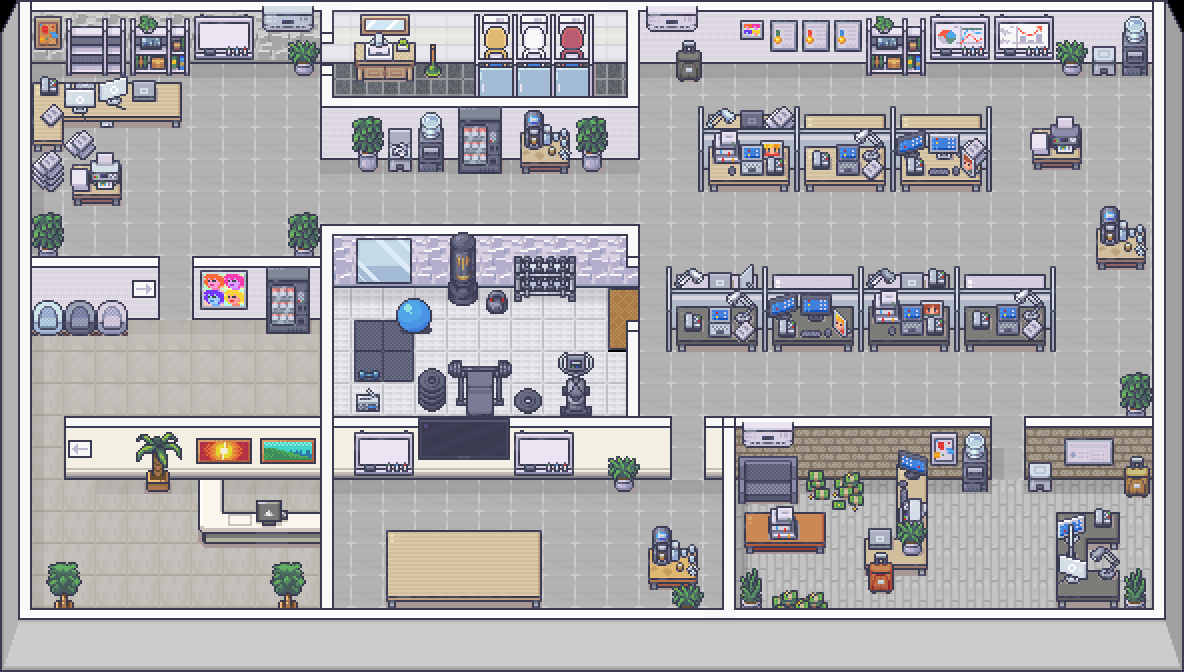

This is a level from a 2D game, rendered from its Tiled map with the project's own tilesets. A one-line summary and the map file follow, with tile-layer data summarised:
An orthogonal 37x21 tile map with 32x32 px tiles, 6 tile layers (WallAndFloor, Furniture0, Furniture1, Furniture2, ...), 9 tilesets and 115 objects (station:station.seat-01, station:station.seat-02, station:station.seat-03, station:station.seat-04, station:station.seat-05, ...).

<map version="1.10" tiledversion="1.12.2" orientation="orthogonal" renderorder="right-down" width="37" height="21" tilewidth="32" tileheight="32" infinite="0" nextlayerid="10" nextobjectid="1000">
 <tileset firstgid="1" source="tilesets/Room_Builder_32x32.tsx" />
 <tileset firstgid="8589" source="tilesets/Room_Builder_Office_32x32.tsx" />
 <tileset firstgid="8813" source="tilesets/Generic_Home_1_Layer_1_32x32.tsx" />
 <tileset firstgid="8995" source="tilesets/8_Gym_32x32.tsx" />
 <tileset firstgid="9523" source="tilesets/Modern_Office_32x32.tsx" />
 <tileset firstgid="10371" source="tilesets/3_Bathroom_32x32.tsx" />
 <tileset firstgid="11267" source="tilesets/1_Generic_32x32.tsx" />
 <tileset firstgid="12515" source="tilesets/23_Television_and_Film_Studio_32x32.tsx" />
 <tileset firstgid="12739" source="tilesets/chairs.tsx" />
 <layer id="11" name="WallAndFloor" width="37" height="21">
  <data>[777 cells, 777 non-empty, 67 distinct tile ids]</data>
 </layer>
 <layer id="36" name="Furniture0" width="37" height="21">
  <data>[777 cells, 275 non-empty, 204 distinct tile ids]</data>
 </layer>
 <layer id="61" name="Furniture1" width="37" height="21">
  <data>[777 cells, 107 non-empty, 65 distinct tile ids]</data>
 </layer>
 <layer id="86" name="Furniture2" width="37" height="21">
  <data>[777 cells, 80 non-empty, 24 distinct tile ids]</data>
 </layer>
 <layer id="111" name="Furniture3" width="37" height="21">
  <data>[777 cells, 59 non-empty, 53 distinct tile ids]</data>
 </layer>
 <layer id="136" name="Furniture4" width="37" height="21">
  <data>[777 cells, 24 non-empty, 19 distinct tile ids]</data>
 </layer>
 <objectgroup id="161" name="colliders">
  <object id="1" x="1156" y="-214" width="339" height="933" />
  <object id="2" x="-216" y="-204" width="1576" height="215" />
  <object id="3" x="-312" y="-148" width="339" height="933" />
  <object id="4" x="641" y="1" width="525" height="62" />
  <object id="5" x="31" y="5" width="607" height="58" />
  <object id="6" x="319" y="11" width="13" height="23" />
  <object id="7" x="627" y="13" width="13" height="144" />
  <object id="8" x="477" y="16" width="113" height="63" />
  <object id="9" x="1123" y="16" width="23" height="61" />
  <object id="10" x="66" y="19" width="122" height="54" />
  <object id="11" x="1059" y="41" width="27" height="33" />
  <object id="12" x="353" y="43" width="59" height="37" />
  <object id="13" x="431" y="45" width="8" height="35" />
  <object id="14" x="1092" y="46" width="24" height="28" />
  <object id="15" x="322" y="75" width="11" height="84" />
  <object id="16" x="29" y="81" width="152" height="45" />
  <object id="17" x="33" y="81" width="31" height="68" />
  <object id="18" x="459" y="105" width="43" height="66" />
  <object id="19" x="701" y="111" width="288" height="77" />
  <object id="20" x="419" y="112" width="25" height="61" />
  <object id="21" x="521" y="112" width="47" height="62" />
  <object id="22" x="353" y="115" width="30" height="57" />
  <object id="23" x="323" y="119" width="314" height="39" />
  <object id="24" x="585" y="119" width="20" height="49" />
  <object id="25" x="1033" y="129" width="47" height="39" />
  <object id="26" x="388" y="130" width="23" height="40" />
  <object id="27" x="72" y="161" width="49" height="43" />
  <object id="28" x="287" y="211" width="31" height="46" />
  <object id="29" x="31" y="213" width="31" height="47" />
  <object id="30" x="321" y="225" width="11" height="382" />
  <object id="31" x="1097" y="229" width="47" height="41" />
  <object id="32" x="447" y="231" width="30" height="74" />
  <object id="33" x="335" y="253" width="305" height="34" />
  <object id="34" x="193" y="255" width="127" height="65" />
  <object id="35" x="514" y="255" width="61" height="47" />
  <object id="36" x="267" y="268" width="43" height="65" />
  <object id="37" x="669" y="275" width="387" height="66" />
  <object id="38" x="31" y="288" width="126" height="30" />
  <object id="39" x="486" y="291" width="21" height="22" />
  <object id="40" x="33" y="299" width="95" height="38" />
  <object id="41" x="1119" y="374" width="29" height="43" />
  <object id="42" x="451" y="377" width="59" height="35" />
  <object id="43" x="64" y="417" width="255" height="60" />
  <object id="44" x="137" y="431" width="43" height="62" />
  <object id="45" x="960" y="433" width="29" height="58" />
  <object id="46" x="1027" y="440" width="128" height="41" />
  <object id="47" x="335" y="442" width="335" height="38" />
  <object id="48" x="737" y="449" width="254" height="30" />
  <object id="49" x="897" y="455" width="32" height="119" />
  <object id="50" x="1127" y="455" width="21" height="41" />
  <object id="51" x="739" y="457" width="58" height="23" />
  <object id="52" x="611" y="462" width="26" height="30" />
  <object id="53" x="1030" y="463" width="23" height="31" />
  <object id="54" x="199" y="479" width="25" height="62" />
  <object id="55" x="197" y="509" width="124" height="34" />
  <object id="56" x="1055" y="510" width="64" height="35" />
  <object id="57" x="1057" y="511" width="31" height="96" />
  <object id="58" x="745" y="512" width="79" height="40" />
  <object id="59" x="863" y="530" width="71" height="44" />
  <object id="60" x="385" y="531" width="153" height="75" />
  <object id="61" x="649" y="547" width="48" height="41" />
  <object id="62" x="46" y="562" width="35" height="49" />
  <object id="63" x="271" y="562" width="33" height="48" />
  <object id="64" x="741" y="571" width="22" height="37" />
  <object id="65" x="1057" y="572" width="63" height="35" />
  <object id="66" x="1123" y="579" width="27" height="28" />
  <object id="67" x="-215" y="609" width="1576" height="215" />
 </objectgroup>
 <objectgroup id="230" name="chairs">
  <object id="1" gid="12739" x="248" y="544" width="64" height="96" />
  <object id="2" gid="12739" x="104" y="120" width="64" height="96" />
  <object id="3" gid="12739" x="48" y="120" width="64" height="96" />
  <object id="4" gid="12739" x="976" y="312" width="64" height="96" />
  <object id="5" gid="12739" x="880" y="312" width="64" height="96" />
  <object id="6" gid="12739" x="784" y="312" width="64" height="96" />
  <object id="7" gid="12739" x="688" y="312" width="64" height="96" />
  <object id="8" gid="12739" x="720" y="152" width="64" height="96" />
  <object id="9" gid="12739" x="816" y="152" width="64" height="96" />
  <object id="10" gid="12739" x="912" y="152" width="64" height="96" />
  <object id="11" gid="12740" x="352" y="560" width="64" height="96" />
  <object id="12" gid="12740" x="352" y="616" width="64" height="96" />
  <object id="13" gid="12740" x="512" y="560" width="64" height="96" />
  <object id="14" gid="12740" x="512" y="616" width="64" height="96" />
  <object id="15" gid="12741" x="976" y="400" width="64" height="96" />
  <object id="16" gid="12741" x="880" y="400" width="64" height="96" />
  <object id="17" gid="12741" x="784" y="400" width="64" height="96" />
  <object id="18" gid="12741" x="688" y="400" width="64" height="96" />
  <object id="19" gid="12741" x="720" y="240" width="64" height="96" />
  <object id="20" gid="12741" x="816" y="240" width="64" height="96" />
  <object id="21" gid="12741" x="912" y="240" width="64" height="96" />
  <object id="22" gid="12741" x="112" y="184" width="64" height="96" />
  <object id="23" gid="12740" x="1056" y="576" width="64" height="96" />
  <object id="24" gid="12740" x="864" y="512" width="64" height="96" />
 </objectgroup>
 <objectgroup id="256" name="stations">
  <object id="25" name="station:station.seat-01" x="272.0" y="488" width="16" height="16" />
  <object id="26" name="station:station.seat-02" x="128.0" y="64.0" width="16" height="16" />
  <object id="27" name="station:station.seat-03" x="72" y="64.0" width="16" height="16" />
  </objectgroup>
</map>
<!-- 21 of 115 objects omitted -->
